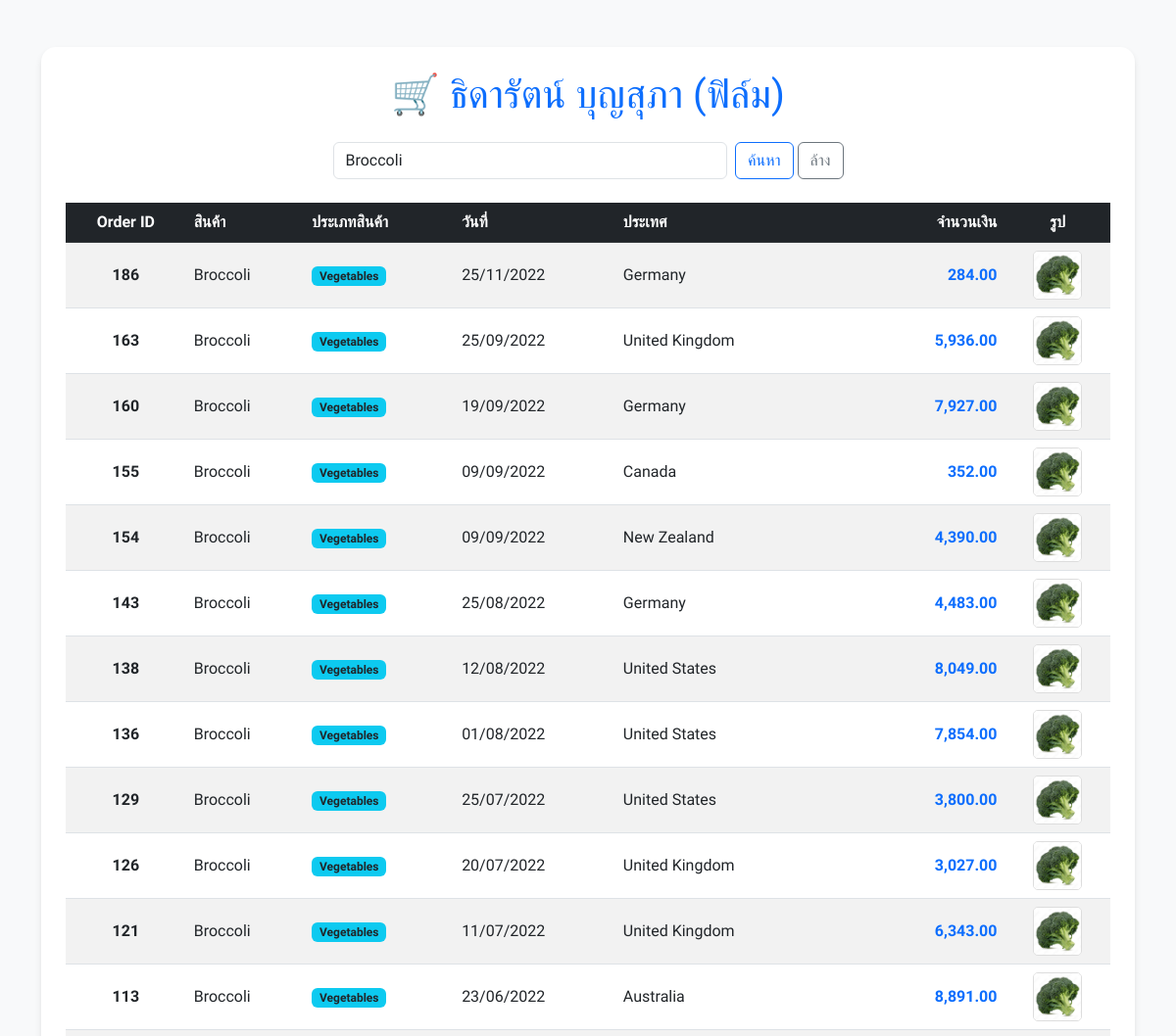
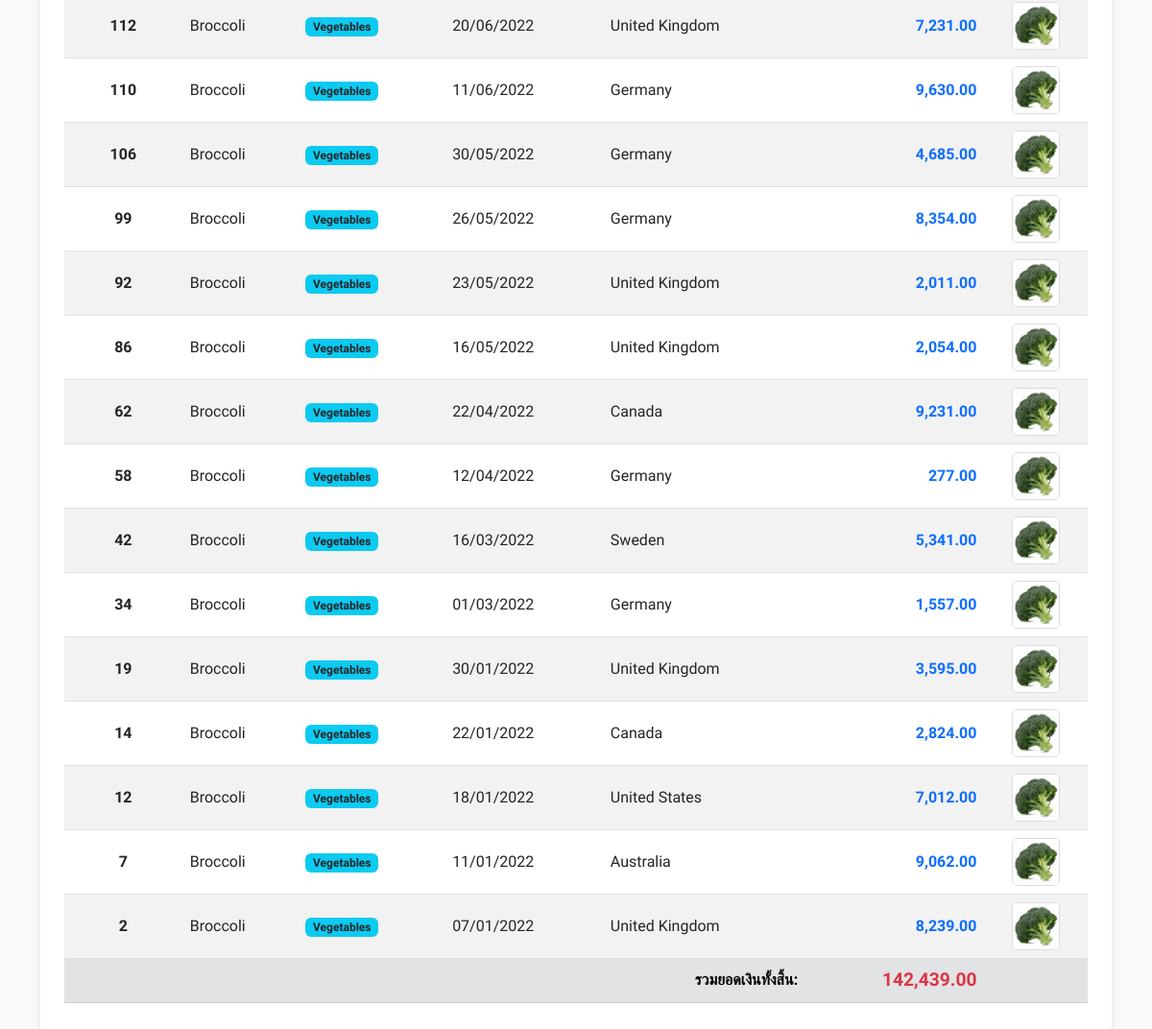
The app's page /c.php?kw=Broccoli with its own data (2 pictures, top to bottom).
### tables this page shows
CREATE TABLE `popsupermarket` (
  `p_order_id` int(11) NOT NULL,
  `p_product_name` varchar(100) NOT NULL,
  `p_category` varchar(100) NOT NULL,
  `p_date` date NOT NULL,
  `p_country` varchar(100) NOT NULL,
  `p_amount` int(9) NOT NULL
);

### c.php (the view, shortened to what this page needs)
<!doctype html>
<html lang="th">
<head>
    <link href="https://cdn.jsdelivr.net/npm/bootstrap@5.3.0/dist/css/bootstrap.min.css" rel="stylesheet">
</head>
<body>
    <div class="container my-5">
        <div class="table-container">
            <h1 class="text-primary mb-4 text-center">🛒 ธิดารัตน์ บุญสุภา (ฟิล์ม)</h1>
            <div class="row mb-4 justify-content-center">
                <div class="col-md-6">
                    <form action="" method="GET" class="d-flex">
                        <input class="form-control me-2" type="search" name="kw"
                               placeholder="ค้นหาชื่อสินค้า..."
                               value="<?php echo isset($_GET['kw']) ? $_GET['kw'] : ''; ?>">
                        <button class="btn btn-outline-primary" type="submit">ค้นหา</button>
                        <a href="index.php" class="btn btn-outline-secondary ms-1">ล้าง</a>
                    </form>
                </div>
            </div>
            <div class="table-responsive">
                <table class="table table-hover table-striped align-middle">
                    <thead class="table-dark">
                        <tr>
                            <th class="text-center">Order ID</th>
                            <th>สินค้า</th>
                            <th>ประเภทสินค้า</th>
                            <th>วันที่</th>
                            <th>ประเทศ</th>
                            <th class="text-end">จำนวนเงิน</th>
                            <th class="text-center">รูป</th>
                        </tr>
                    </thead>
                    <tbody>
                        <?php
                            include_once("connectdb.php");
                            $kw = isset($_GET['kw']) ? $_GET['kw'] : '';
                            if ($kw != "") {
                                $sql = "SELECT * FROM `popsupermarket`
                                        WHERE p_product_name LIKE '%$kw%'
                                        OR p_category LIKE '%$kw%'
                                        ORDER BY p_order_id DESC";
                            } else {
                                $sql = "SELECT * FROM `popsupermarket` ORDER BY p_order_id DESC";
                            }
                            $rs = mysqli_query($conn, $sql);
                            $total = 0;
                            if (mysqli_num_rows($rs) > 0) {
                                while ($data = mysqli_fetch_array($rs)) {
                                    $total += $data['p_amount'];
                        ?>
                        <tr>
                            <td class="text-center fw-bold"><?php echo $data['p_order_id']; ?></td>
                            <td><?php echo $data['p_product_name']; ?></td>
                            <td><span class="badge bg-info text-dark"><?php echo $data['p_category']; ?></span></td>
                            <td><?php echo date('d/m/Y', strtotime($data['p_date'])); ?></td>
                            <td><?php echo $data['p_country']; ?></td>
                            <td class="text-end text-primary fw-bold"><?php echo number_format($data['p_amount'], 2); ?></td>
                            <td class="text-center">
                                <img src="<?php echo $data['p_product_name']; ?>.jpg"
                                     alt="product"
                                     class="img-product"
                                     width="50" height="50"
                                    >
                            </td>
                        </tr>
                        <?php
                                }
                            } else {
                                echo "<tr><td colspan='7' class='text-center py-5 text-danger'>ไม่พบข้อมูลที่ตรงกับคำค้นหา: <b>$kw</b></td></tr>";
                            }
                        ?>
                    </tbody>
                    <tfoot class="table-secondary">
                        <tr>
                            <td colspan="5" class="text-end fw-bold">รวมยอดเงินทั้งสิ้น:</td>
                            <td class="text-end fw-bold text-danger" style="font-size: 1.2rem;">
                                <?php echo number_format($total, 2); ?>
                            </td>
                            <td></td>
                        </tr>
                    </tfoot>
                </table>
            </div>
        </div>
    </div>
</body>
</html>

### c.php (style rules this page uses)
body { font-family: 'Sarabun', sans-serif; background-color: #f8f9fa; }
.table-container { background: white; padding: 25px; border-radius: 15px; box-shadow: 0 4px 6px rgba(0,0,0,0.1); }
.img-product { object-fit: cover; border-radius: 5px; border: 1px solid #ddd; }

### records on screen
popsupermarket: p_order_id "186", p_product_name "Broccoli", p_category "Vegetables", p_date "25/11/2022", p_country "Germany", p_amount "284.00", p_product_name (picture)
popsupermarket: p_order_id "163", p_product_name "Broccoli", p_category "Vegetables", p_date "25/09/2022", p_country "United Kingdom", p_amount "5,936.00", p_product_name (picture)
popsupermarket: p_order_id "160", p_product_name "Broccoli", p_category "Vegetables", p_date "19/09/2022", p_country "Germany", p_amount "7,927.00", p_product_name (picture)
popsupermarket: p_order_id "155", p_product_name "Broccoli", p_category "Vegetables", p_date "09/09/2022", p_country "Canada", p_amount "352.00", p_product_name (picture)
popsupermarket: p_order_id "154", p_product_name "Broccoli", p_category "Vegetables", p_date "09/09/2022", p_country "New Zealand", p_amount "4,390.00", p_product_name (picture)
popsupermarket: p_order_id "143", p_product_name "Broccoli", p_category "Vegetables", p_date "25/08/2022", p_country "Germany", p_amount "4,483.00", p_product_name (picture)
popsupermarket: p_order_id "138", p_product_name "Broccoli", p_category "Vegetables", p_date "12/08/2022", p_country "United States", p_amount "8,049.00", p_product_name (picture)
popsupermarket: p_order_id "136", p_product_name "Broccoli", p_category "Vegetables", p_date "01/08/2022", p_country "United States", p_amount "7,854.00", p_product_name (picture)
popsupermarket: p_order_id "129", p_product_name "Broccoli", p_category "Vegetables", p_date "25/07/2022", p_country "United States", p_amount "3,800.00", p_product_name (picture)
popsupermarket: p_order_id "126", p_product_name "Broccoli", p_category "Vegetables", p_date "20/07/2022", p_country "United Kingdom", p_amount "3,027.00", p_product_name (picture)
popsupermarket: p_order_id "121", p_product_name "Broccoli", p_category "Vegetables", p_date "11/07/2022", p_country "United Kingdom", p_amount "6,343.00", p_product_name (picture)
popsupermarket: p_order_id "113", p_product_name "Broccoli", p_category "Vegetables", p_date "23/06/2022", p_country "Australia", p_amount "8,891.00", p_product_name (picture)
popsupermarket: p_order_id "112", p_product_name "Broccoli", p_category "Vegetables", p_date "20/06/2022", p_country "United Kingdom", p_amount "7,231.00", p_product_name (picture)
popsupermarket: p_order_id "110", p_product_name "Broccoli", p_category "Vegetables", p_date "11/06/2022", p_country "Germany", p_amount "9,630.00", p_product_name (picture)
popsupermarket: p_order_id "106", p_product_name "Broccoli", p_category "Vegetables", p_date "30/05/2022", p_country "Germany", p_amount "4,685.00", p_product_name (picture)
popsupermarket: p_order_id "99", p_product_name "Broccoli", p_category "Vegetables", p_date "26/05/2022", p_country "Germany", p_amount "8,354.00", p_product_name (picture)
popsupermarket: p_order_id "92", p_product_name "Broccoli", p_category "Vegetables", p_date "23/05/2022", p_country "United Kingdom", p_amount "2,011.00", p_product_name (picture)
popsupermarket: p_order_id "86", p_product_name "Broccoli", p_category "Vegetables", p_date "16/05/2022", p_country "United Kingdom", p_amount "2,054.00", p_product_name (picture)
popsupermarket: p_order_id "62", p_product_name "Broccoli", p_category "Vegetables", p_date "22/04/2022", p_country "Canada", p_amount "9,231.00", p_product_name (picture)
popsupermarket: p_order_id "58", p_product_name "Broccoli", p_category "Vegetables", p_date "12/04/2022", p_country "Germany", p_amount "277.00", p_product_name (picture)
popsupermarket: p_order_id "42", p_product_name "Broccoli", p_category "Vegetables", p_date "16/03/2022", p_country "Sweden", p_amount "5,341.00", p_product_name (picture)
popsupermarket: p_order_id "34", p_product_name "Broccoli", p_category "Vegetables", p_date "01/03/2022", p_country "Germany", p_amount "1,557.00", p_product_name (picture)
popsupermarket: p_order_id "19", p_product_name "Broccoli", p_category "Vegetables", p_date "30/01/2022", p_country "United Kingdom", p_amount "3,595.00", p_product_name (picture)
popsupermarket: p_order_id "14", p_product_name "Broccoli", p_category "Vegetables", p_date "22/01/2022", p_country "Canada", p_amount "2,824.00", p_product_name (picture)
popsupermarket: p_order_id "12", p_product_name "Broccoli", p_category "Vegetables", p_date "18/01/2022", p_country "United States", p_amount "7,012.00", p_product_name (picture)
popsupermarket: p_order_id "7", p_product_name "Broccoli", p_category "Vegetables", p_date "11/01/2022", p_country "Australia", p_amount "9,062.00", p_product_name (picture)
popsupermarket: p_order_id "2", p_product_name "Broccoli", p_category "Vegetables", p_date "07/01/2022", p_country "United Kingdom", p_amount "8,239.00", p_product_name (picture)

### other values on screen
$total "142,439.00"
